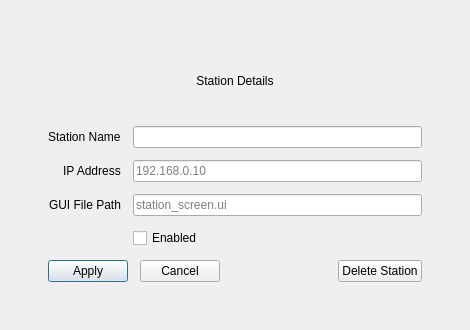
<?xml version="1.0" encoding="UTF-8"?>
<ui version="4.0">
 <class>StationDialog</class>
 <widget class="QDialog" name="StationDialog">
  <property name="geometry">
   <rect>
    <x>0</x>
    <y>0</y>
    <width>470</width>
    <height>330</height>
   </rect>
  </property>
  <property name="windowTitle">
   <string>Station</string>
  </property>
  <layout class="QVBoxLayout" name="verticalLayout">
   <property name="leftMargin">
    <number>24</number>
   </property>
   <property name="topMargin">
    <number>24</number>
   </property>
   <property name="rightMargin">
    <number>24</number>
   </property>
   <property name="bottomMargin">
    <number>24</number>
   </property>
   <item>
    <widget class="QFrame" name="content_panel">
     <layout class="QVBoxLayout" name="contentLayout">
      <property name="spacing">
       <number>12</number>
      </property>
      <property name="leftMargin">
       <number>24</number>
      </property>
      <property name="topMargin">
       <number>24</number>
      </property>
      <property name="rightMargin">
       <number>24</number>
      </property>
      <property name="bottomMargin">
       <number>24</number>
      </property>
      <item>
       <widget class="QLabel" name="title_label">
        <property name="text">
         <string>Station Details</string>
        </property>
        <property name="alignment">
         <set>Qt::AlignCenter</set>
        </property>
       </widget>
      </item>
      <item>
       <layout class="QFormLayout" name="formLayout">
        <property name="labelAlignment">
         <set>Qt::AlignRight|Qt::AlignTrailing|Qt::AlignVCenter</set>
        </property>
        <item row="0" column="0">
         <widget class="QLabel" name="station_name_label">
          <property name="text">
           <string>Station Name</string>
          </property>
         </widget>
        </item>
        <item row="0" column="1">
         <widget class="QLineEdit" name="station_name"/>
        </item>
        <item row="1" column="0">
         <widget class="QLabel" name="address_label">
          <property name="text">
           <string>IP Address</string>
          </property>
         </widget>
        </item>
        <item row="1" column="1">
         <widget class="QLineEdit" name="address_input">
          <property name="placeholderText">
           <string>192.168.0.10</string>
          </property>
         </widget>
        </item>
        <item row="2" column="0">
         <widget class="QLabel" name="ui_file_label">
          <property name="text">
           <string>GUI File Path</string>
          </property>
         </widget>
        </item>
        <item row="2" column="1">
         <widget class="QLineEdit" name="ui_file_input">
          <property name="placeholderText">
           <string>station_screen.ui</string>
          </property>
         </widget>
        </item>
        <item row="3" column="1">
         <widget class="QCheckBox" name="enabled_checkbox">
          <property name="text">
           <string>Enabled</string>
          </property>
         </widget>
        </item>
       </layout>
      </item>
      <item>
       <layout class="QHBoxLayout" name="buttonLayout">
        <item>
         <widget class="QPushButton" name="apply_btn">
          <property name="text">
           <string>Apply</string>
          </property>
         </widget>
        </item>
        <item>
         <widget class="QPushButton" name="cancel_btn">
          <property name="text">
           <string>Cancel</string>
          </property>
         </widget>
        </item>
        <item>
         <spacer name="horizontalSpacer">
          <property name="orientation">
           <enum>Qt::Horizontal</enum>
          </property>
          <property name="sizeHint" stdset="0">
           <size>
            <width>40</width>
            <height>20</height>
           </size>
          </property>
         </spacer>
        </item>
        <item>
         <widget class="QPushButton" name="delete_station_btn">
          <property name="text">
           <string>Delete Station</string>
          </property>
         </widget>
        </item>
       </layout>
      </item>
     </layout>
    </widget>
   </item>
  </layout>
 </widget>
 <resources/>
 <connections/>
</ui>
